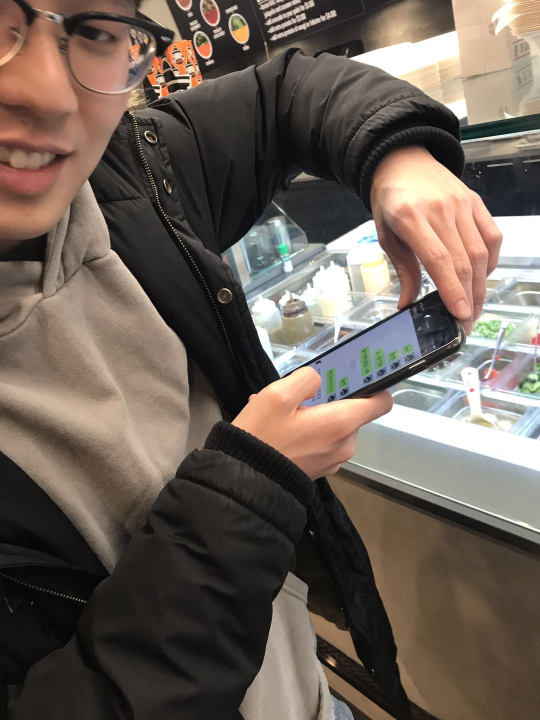
#> input picture Homography/Ivan.jpg, 1080 x 1440 px (shown at 1/2 size)
$ python q1.py
#> lines starting #> are read from the running program, lines starting #| are printed output that depends on the picture
import numpy as np
import matplotlib
matplotlib.use('TkAgg')
import matplotlib.pyplot as plt
import cv2 as cv

img = cv.imread("Ivan.jpg")
#> img is the input picture: shape (1440, 1080, 3); mean B, G, R 87.2, 96.3, 108.1
plt.imshow(img, cmap="gray")
plt.show()

# plot four corners on the door
x1, y1 = 820, 620
x3, y3 = 594, 749
x2, y2 = 913, 686
x4, y4 = 605, 823

M, N = img.shape[0], img.shape[1]
#> M = 1440; N = 1080

x_1, y_1 = 100, 100
x_2, y_2 = M-1, 100
#> x_2 = 1439; y_2 = 100
x_3, y_3 = 100, N-1
#> x_3 = 100; y_3 = 1079
x_4, y_4 = M-1, N-1
#> x_4 = 1439; y_4 = 1079

img = cv.imread("Ivan.jpg")

A = np.array([[x1, y1, 1, 0, 0, 0, -x_1 * x1, -x_1 * y1, -x_1],
              [0, 0, 0, x1, y1, 1, -y_1 * x1, -y_1 * y1, -y_1],

              [x2, y2, 1, 0, 0, 0, -x_2 * x2, -x_2 * y2, -x_2],
              [0, 0, 0, x2, y2, 1, -y_2 * x2, -y_2 * y2, -y_2],

              [x3, y3, 1, 0, 0, 0, -x_3 * x3, -x_3 * y3, -x_3],
              [0, 0, 0, x3, y3, 1, -y_3 * x3, -y_3 * y3, -y_3],

              [x4, y4, 1, 0, 0, 0, -x_4 * x4, -x_4 * y4, -x_4],
              [0, 0, 0, x4, y4, 1, -y_4 * x4, -y_4 * y4, -y_4]])

# use numpy method to get h

ATA = np.matmul(A.T, A)
eigenvalues, eigenvector = np.linalg.eig(ATA)
h = eigenvector[:, np.argmin(eigenvalues)]
H = h.reshape((3, 3))

img1 = cv.warpPerspective(img, H, (500, 400))
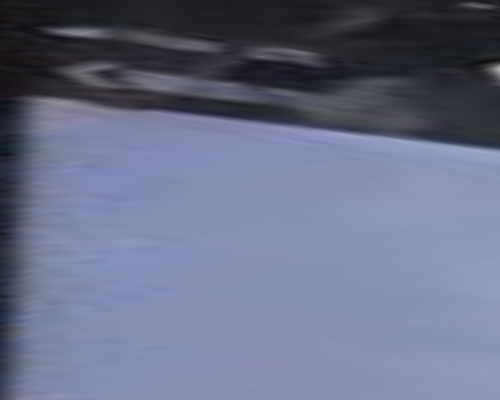
#> img1: shape (400, 500, 3); mean B, G, R 137.4, 110.9, 103.8

plt.imshow(img1), plt.show()
